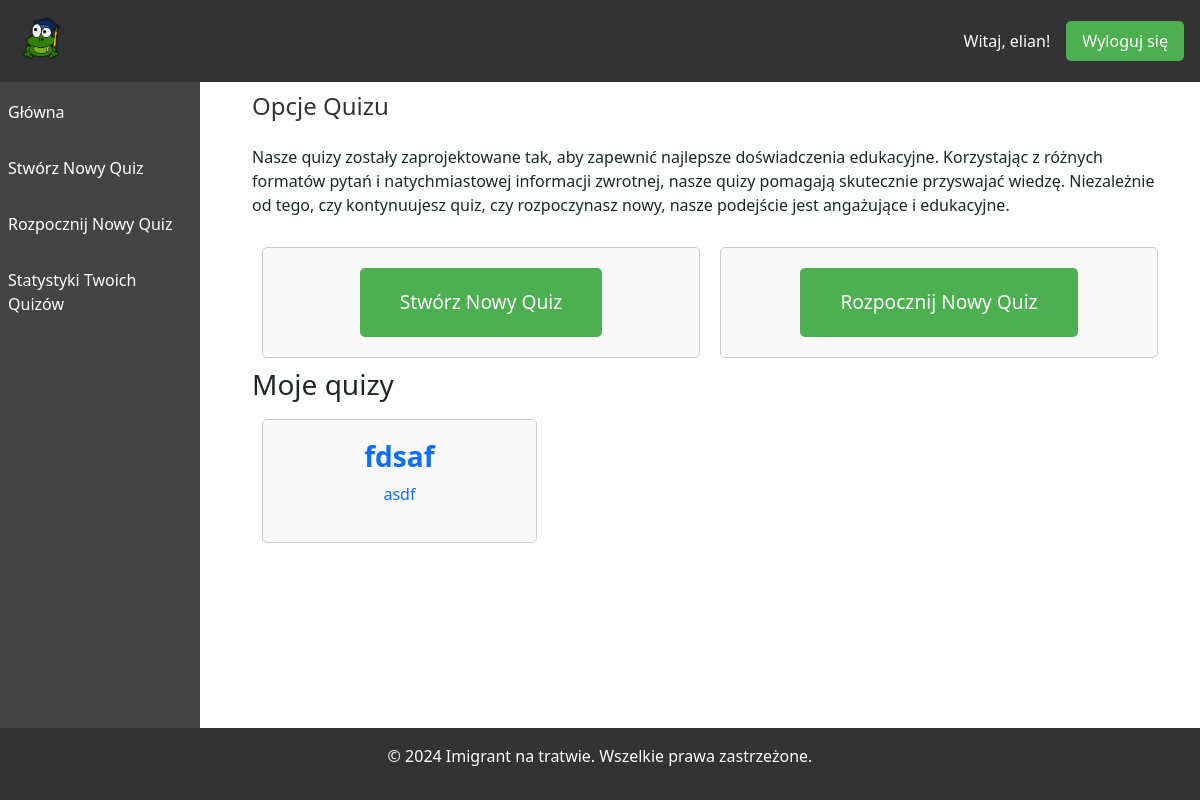
/quiz/ (signed in), run on an earlier commit of the app's database.
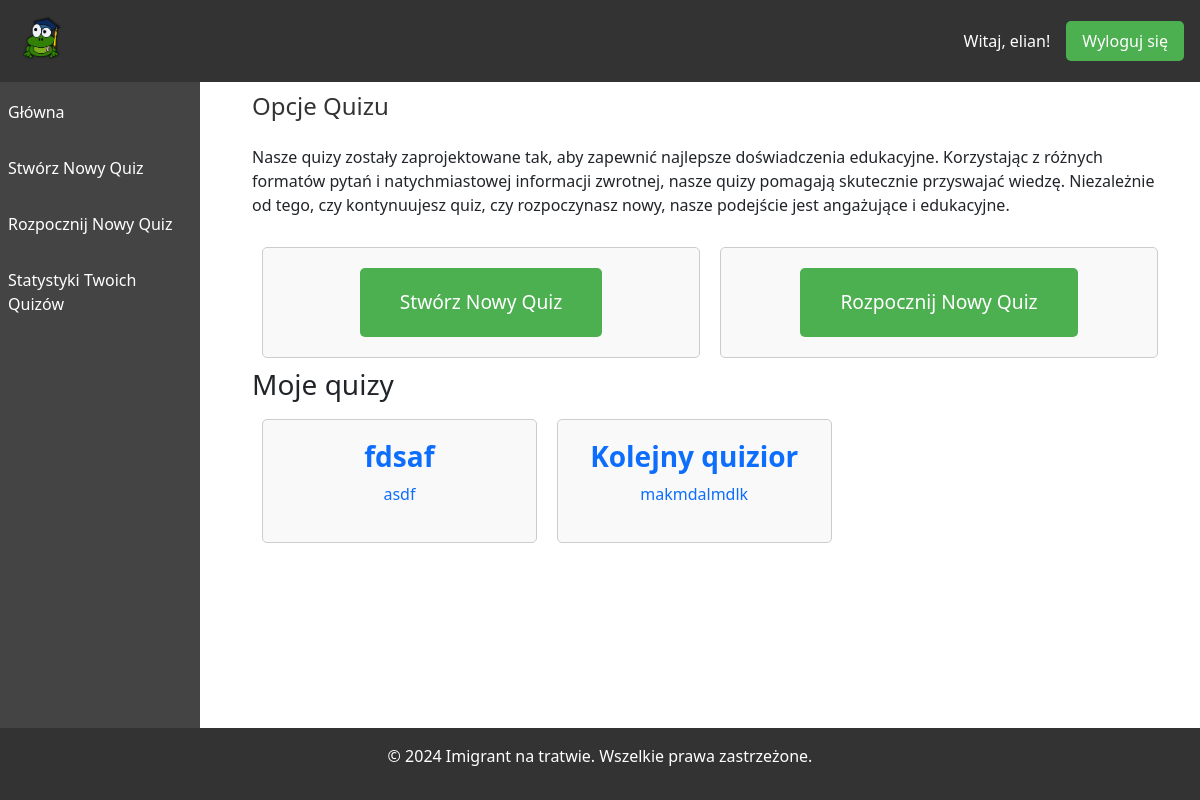
And on a later commit of the database.
### quizAPP/models.py (models this page shows, shortened)
class Quiz(models.Model):
    title = models.CharField(max_length=200)
    description = models.TextField(blank=True, null=True)
    created_by = models.ForeignKey(User, on_delete=models.PROTECT, related_name='quizzes')

### quizAPP/views.py (the view)
# urls.py: path("", views.quiz_list, name='quizlist'),
def quiz_list(request):
    quizzes = Quiz.objects.all()
    context = {'quizzes': quizzes}
    current_user = request.user
    logger.info('------------------renderuje quizlist')
    return render(request, 'quiz/login_quizy.html', context)

### templates/quiz/login_quizy.html
{% extends "quiz_base.html" %}
{% load static %}
{% block content %}
<section id="quizy">
    <h2>Opcje Quizu</h2>
    <p>Nasze quizy zostały zaprojektowane tak, aby zapewnić najlepsze doświadczenia edukacyjne. Korzystając z różnych formatów pytań i natychmiastowej informacji zwrotnej, nasze quizy pomagają skutecznie przyswajać wiedzę. Niezależnie od tego, czy kontynuujesz quiz, czy rozpoczynasz nowy, nasze podejście jest angażujące i edukacyjne.</p>
    <div class="quiz-options">
        <div class="quiz-option">
            <a href="{% url 'quizwizard' %}">
                <button>Stwórz Nowy Quiz</button>
            </a>
        </div>
        <div class="quiz-option">
            <a href="{% url 'testlist' %}">
                <button onclick="startNewQuiz()">Rozpocznij Nowy Quiz</button>
            </a>
        </div>
    </div>
    <div class="moje-quizy">
        <h3>Moje quizy</h3>
        {% if quizzes%}
            {% for quiz in quizzes %}
                {% if quiz.created_by == request.user%}
                <a href="/quiz/quizzes/{{ quiz.id }}"><div class="quiz-option" style="width: 30%;">
                    <h3><b>{{ quiz.title }}</b></h3>
                    <p>{{ quiz.description }}</p>
                </div></a>
                {% endif %}
            {% endfor %}
        {% else %}
            <p>Nie ma dostępnych żadnych quizów.</p>
        {% endif %}
    </div>
</section>
{% endblock %}

What changed in the data, as far as the page shows it:
added Quiz: title "Kolejny quizior", description "makmdalmdlk"
